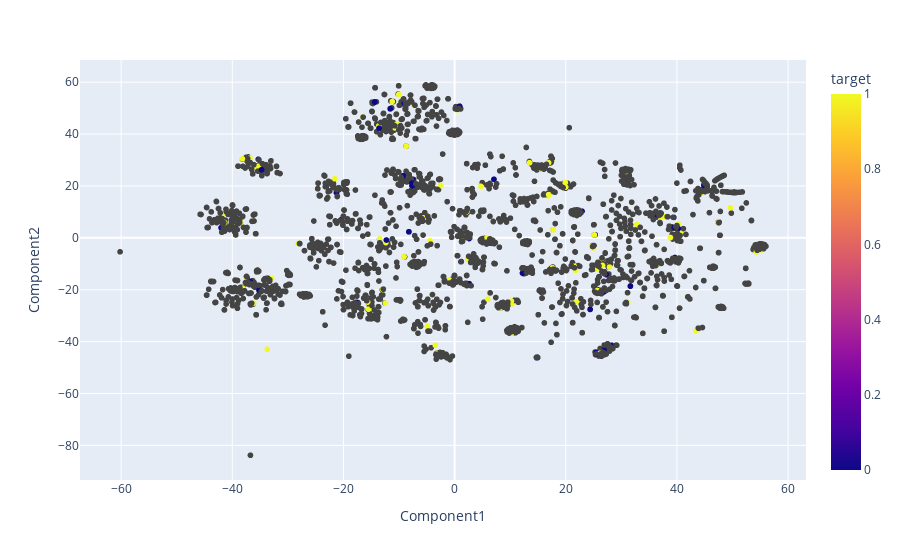

The cell this chart's notebook holds for it:
### Code cell
import plotly.express as px

graph = px.scatter(reduced_df, x="Component1", y="Component2", color = "target")
graph.show()

### Figure 1 — Plotly figure (JSON) as saved in the notebook; plotly's stock layout.template omitted (floating-point values rounded to 4 significant figures; data arrays with more than 128 entries replaced by an {"elided": "..."} marker saying what was removed)
{"data": [{"hovertemplate": "Component1=%{x}<br>Component2=%{y}<br>target=%{marker.color}<extra></extra>", "legendgroup": "", "marker": {"color": {"elided": "2765 int values"}, "coloraxis": "coloraxis", "symbol": "circle"}, "mode": "markers", "name": "", "showlegend": false, "type": "scattergl", "x": {"elided": "2765 float values"}, "xaxis": "x", "y": {"elided": "2765 float values"}, "yaxis": "y"}], "layout": {"autosize": true, "coloraxis": {"colorbar": {"title": {"text": "target"}}, "colorscale": [[0, "#0d0887"], [0.1111, "#46039f"], [0.2222, "#7201a8"], [0.3333, "#9c179e"], [0.4444, "#bd3786"], [0.5556, "#d8576b"], [0.6667, "#ed7953"], [0.7778, "#fb9f3a"], [0.8889, "#fdca26"], [1, "#f0f921"]]}, "legend": {"tracegroupgap": 0}, "margin": {"t": 60}, "xaxis": {"anchor": "y", "autorange": true, "domain": [0, 1], "range": [-67.3, 63.13], "title": {"text": "Component1"}, "type": "linear"}, "yaxis": {"anchor": "x", "autorange": true, "domain": [0, 1], "range": [-94.87, 70.07], "title": {"text": "Component2"}, "type": "linear"}}}
